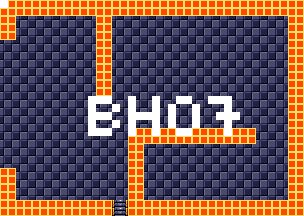

A 2D game scene composited from a Tiled map and its tileset images. What follows is a short description and the map's XML, with each tile layer's data collapsed to a summary:
An orthogonal 38x27 tile map with 8x8 px tiles, 4 tile layers (background, foreground, room numbers, Objects), 15 tilesets.

<map version="1.5" tiledversion="1.7.1" orientation="orthogonal" renderorder="right-down" width="38" height="27" tilewidth="8" tileheight="8" infinite="0" nextlayerid="11" nextobjectid="1">
 <tileset firstgid="1" source="tilesheets/tsKarniMata.tsx" />
 <tileset firstgid="1025" source="tilesheets/tsVoodooWasp.tsx" />
 <tileset firstgid="2049" source="tilesheets/tsBurial.tsx" />
 <tileset firstgid="3073" source="tilesheets/tsBlueTemple.tsx" />
 <tileset firstgid="4097" source="tilesheets/tsGoddess.tsx" />
 <tileset firstgid="5121" source="tilesheets/tsKonark.tsx" />
 <tileset firstgid="6145" name="sEnemies" tilewidth="8" tileheight="8" tilecount="1024" columns="32">
  <image source="../grapx/tilesheets/sObjects.bmp" trans="ff94ff" width="256" height="256" />
 </tileset>
 <tileset firstgid="7169" source="tilesheets/tsIceTemple.tsx" />
 <tileset firstgid="8193" source="tilesheets/tsLavaArea.tsx" />
 <tileset firstgid="9217" source="tilesheets/tsBossArea.tsx" />
 <tileset firstgid="10241" source="tilesheets/tsPegu.tsx" />
 <tileset firstgid="11265" source="tilesheets/sTiwanakuTemple.tsx" />
 <tileset firstgid="12289" source="tilesheets/sIndraTemple.tsx" />
 <tileset firstgid="13313" source="tilesheets/sTeleport.tsx" />
 <tileset firstgid="14337" source="tilesheets/sObjects.tsx" />
 <layer id="2" name="background" width="38" height="27">
  <data>[1026 cells, 1026 non-empty, 2 distinct tile ids]</data>
 </layer>
 <layer id="1" name="foreground" width="38" height="27">
  <data>[1026 cells, 278 non-empty, 3 distinct tile ids]</data>
 </layer>
 <layer id="7" name="room numbers" width="38" height="27">
  <data>[1026 cells, 45 non-empty, 1 distinct tile ids]</data>
 </layer>
 <layer id="10" name="Objects" width="38" height="27">
  <data>[1026 cells, 0 non-empty, 0 distinct tile ids]</data>
 </layer>
</map>
